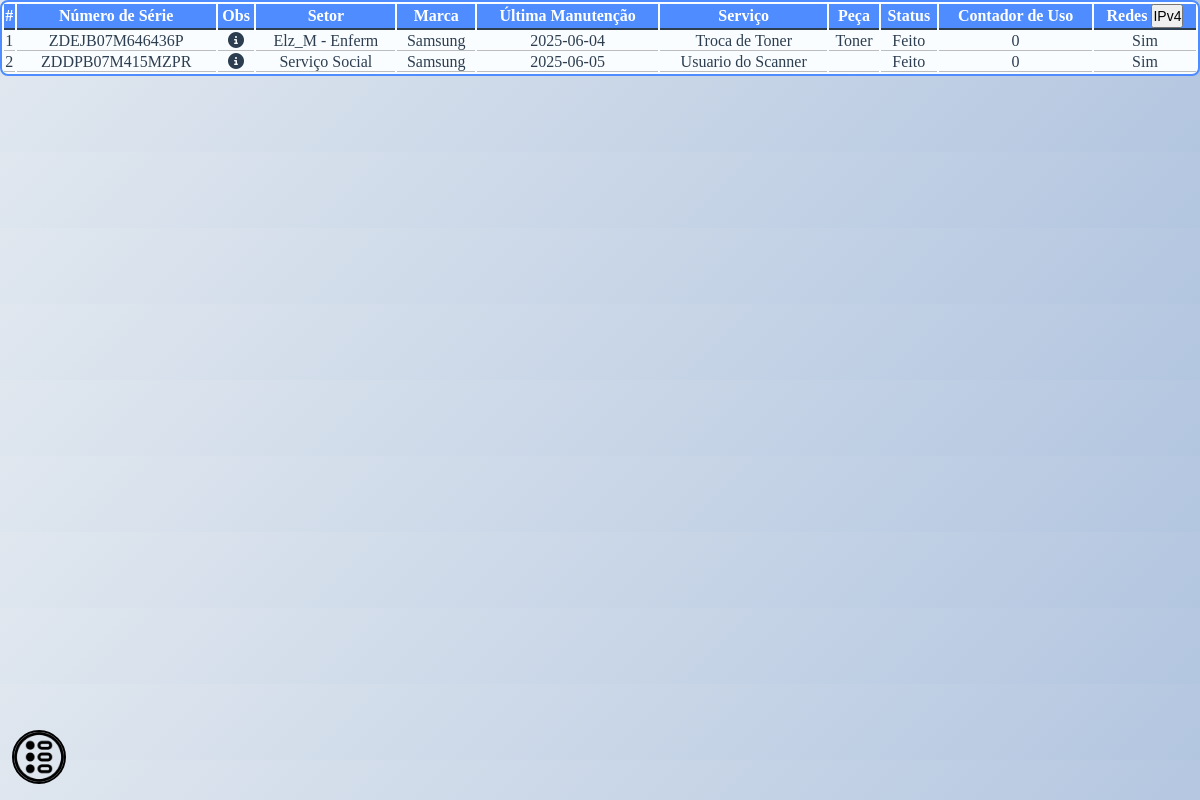
Screenshot of /src/tabs/impressoras.php with the database file from the repository.
### tables this page shows
CREATE TABLE impressoras (
    id_imp INT AUTO_INCREMENT PRIMARY KEY,
    numero_de_serie VARCHAR(50) NOT NULL UNIQUE,
    setor VARCHAR(50) NOT NULL,
    marca ENUM('Samsung', 'HP', 'Epson') NOT NULL,
    ultima_manutencao DATE NOT NULL DEFAULT '2025-06-23',
    problema TEXT NOT NULL DEFAULT 'Nenhum',
    peca_utilizada VARCHAR(50) NOT NULL DEFAULT 'Nenhuma',
    status_de_conclusao ENUM('Pendente', 'Em andamento', 'Feito') NOT NULL DEFAULT 'Pendente',
    rede ENUM('Sim', 'Não') NOT NULL,
    contador_de_uso INT NOT NULL DEFAULT 0,
    ipv4_impressora VARCHAR(15) NOT NULL DEFAULT '0.0.0.0',
    observacao TEXT
);

### src/classeimpressora.php (called while the page is built, shortened)
<?php
class Impressoras
{
    public function listarImpressoras() {
        require("conexaobd.php");
        $comando = "SELECT * FROM impressoras ORDER BY ultima_manutencao;";
        $stmt = $pdo->prepare($comando);
        $stmt->execute();
        return $stmt;
    }
}
?>

### src/tabs/impressoras.php (the view, shortened to what this page needs)
<!DOCTYPE html>
<html lang="pt-br">
<head>
    <link rel="stylesheet" href="../style.css">
    <link rel="stylesheet" href="https://cdnjs.cloudflare.com/ajax/libs/font-awesome/6.6.0/css/all.min.css"
 />
</head>
<body style="display: flex;">
    <div class="profile">
        <div class="profile-img" onclick="toggleTray()"></div>
    </div>
    <div class="content">
        <table>
            <thead>
                <tr>
                    <th>#</th>
                    <th>Número de Série</th>
                    <th>Obs</th>
                    <th>Setor</th>
                    <th>Marca</th>
                    <th>Última Manutenção</th>
                    <th>Serviço</th>
                    <th>Peça</th>
                    <th>Status</th>
                    <th>Contador de Uso</th>
                    <th>Redes <button type="button" class="info-icon" id="btn-info-icon" title="Tipo de Conexão">IPv4</button></th>
                </tr>
            </thead>
            <?php
            require("../classeimpressora.php");
            $impressora = new Impressoras();
            $listaDeimpressoras = $impressora->listarImpressoras();
            foreach ($listaDeimpressoras as $registro) {
                $id_imp = $registro['id_imp'];
                $numero_de_serie = $registro['numero_de_serie'];
                $setor = $registro['setor'];
                $marca = $registro['marca'];
                $ultima_manutencao = $registro['ultima_manutencao'];
                $problema = $registro['problema'];
                $peca_utilizada = $registro['peca_utilizada'];
                $status_de_conclusao = $registro['status_de_conclusao'];
                $contador_de_uso = $registro['contador_de_uso'];
                $rede = $registro['rede'];
                $ipv4_impressora = $registro['ipv4_impressora'];
                $observacao = $registro['observacao'];
                echo "<tr>";
                echo "<td>$id_imp</td>";
                echo "<td>$numero_de_serie</td>";
                echo "<td>
                <div class='obs-container' onclick='showObservacao()'>
                <i class='fa-solid fa-circle-info'></i>
                <span class='obervacao' id='obs'>$observacao</span>
                </div>
                </td>";
                echo "<td>$setor</td>";
                echo "<td>$marca</td>";
                echo "<td>$ultima_manutencao</td>";
                echo "<td>$problema</td>";
                echo "<td>$peca_utilizada</td>";
                echo "<td>$status_de_conclusao</td>";
                echo "<td>$contador_de_uso</td>";
                echo "<td class='col-rede' data-rede='$rede' data-ipv4='$ipv4_impressora'>$rede</td>";
                echo "</tr>";
            }
            ?>
        </table>
    </div>
</body>
</html>

### src/style.css (style rules this page uses)
* { margin: 0; padding: 0; }
:root { --primary: #2d3e50; --secondary: #f5f6fa; --accent: #4e8cff; --accent-dark: #2563c9; --danger: #e74c3c; --success: #27ae60; --gray: #888; --light-gray: #e0e0e0; --border: #bdbdbd; }
body { background: linear-gradient(135deg, #e0e7ef 0%, #b3c6e0 100%); }
.profile { display: flex; flex-direction: column; justify-items: center; align-items: center; gap: 1vh; position: fixed; bottom: 2vh; margin-left: 1vw; }
.profile-img { display: flex; justify-content: center; align-items: center; height: 50px; width: 50px; border: 2px solid black; border-radius: 50%; background-image: url("./imgs/List.png"); background-position: center; background-repeat: no-repeat; background-size: cover; cursor: pointer; }
.content { width: 100%; display: flex; flex-direction: column; align-items: center; justify-content: start; }
.content table { border: 2px solid var(--accent); background-color: #fafdff; width: 100%; border-radius: 8px; overflow: hidden; }
.content table th { background: var(--accent); color: #fff; border-bottom: 2.5px solid var(--primary); }
.content table td { border-bottom: 1.5px solid var(--border); text-align: center; color: var(--primary); }
.info-icon { text-align: center; line-height: 20px; font-size: 14px; cursor: pointer; }

### rows the page displays
impressoras: id_imp "1", numero_de_serie "ZDEJB07M646436P", setor "Elz_M - Enferm", marca "Samsung", ultima_manutencao "2025-06-04", problema "Troca de Toner", peca_utilizada "Toner", status_de_conclusao "Feito", contador_de_uso "0", rede "Sim"
impressoras: id_imp "2", numero_de_serie "ZDDPB07M415MZPR", setor "Serviço Social", marca "Samsung", ultima_manutencao "2025-06-05", problema "Usuario do Scanner", status_de_conclusao "Feito", contador_de_uso "0", rede "Sim"
